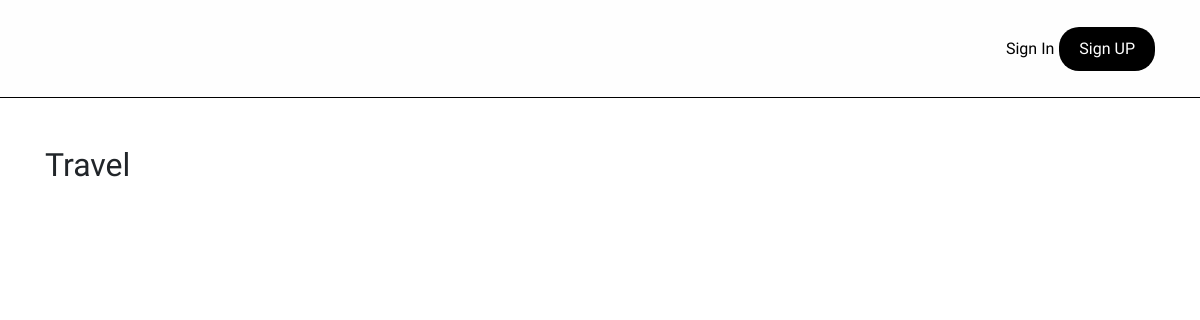
The page /blog/post/category/2 on the database as committed earlier.
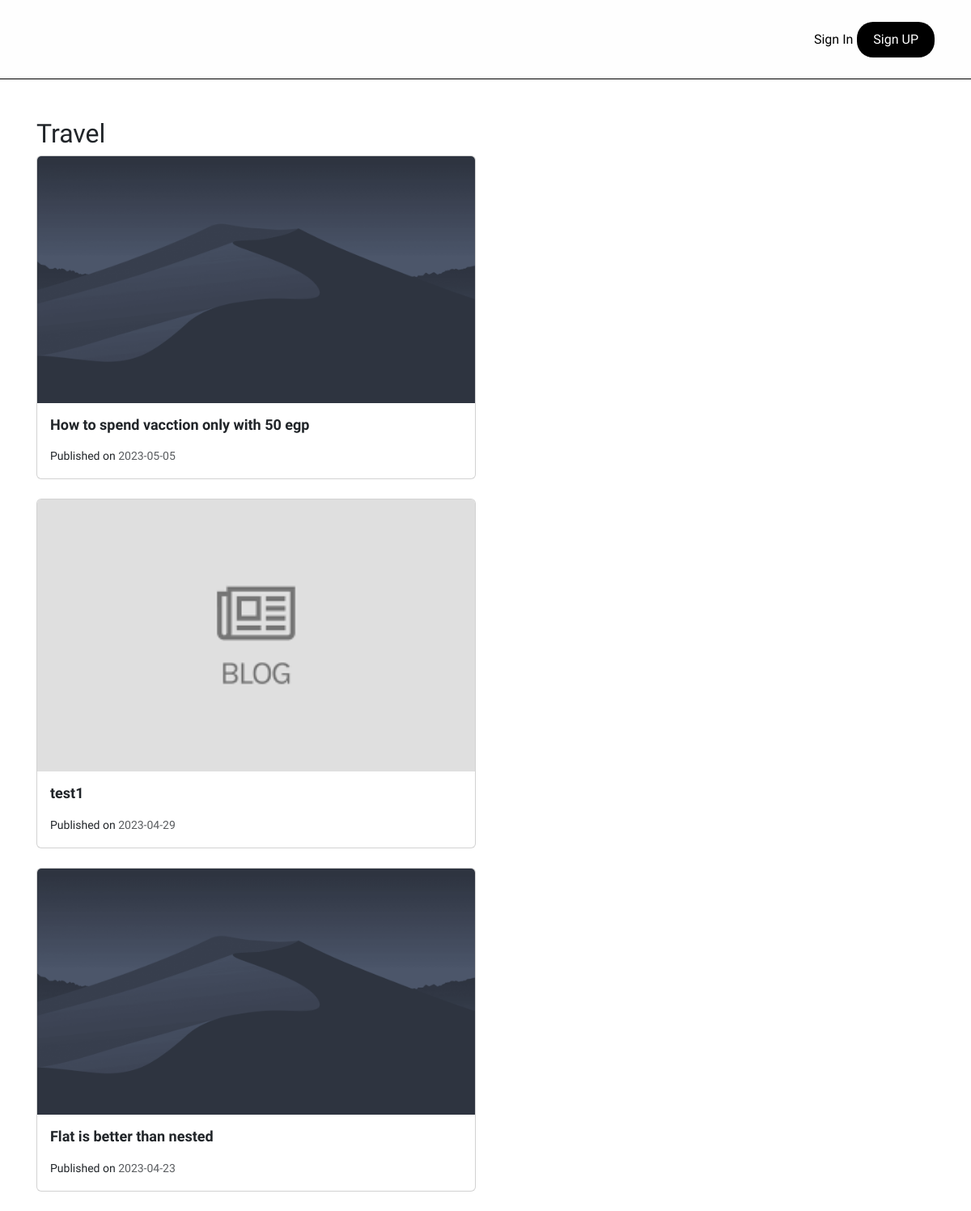
The same page on the database as committed later.
### blog/models.py (models this page shows, shortened)
class Category(models.Model):
    title = models.CharField(max_length=255)
    def __str__(self):
        return self.title

class Post(models.Model):
    title = models.CharField(max_length=120)
    content = models.TextField()
    published_at = models.DateTimeField(default=timezone.now)
    author = models.ForeignKey(User, on_delete=models.CASCADE)
    categories = models.ManyToManyField(Category, related_name='categories')
    image = models.ImageField(null=True, blank=True)
    likes = models.IntegerField(default=0)
    dislikes = models.IntegerField(default=0)
    class Meta:
        ordering = ['-likes','-published_at']

### blog/views.py (the view)
# urls.py: path('post/category/<int:id>', views.post_category, name='post-by-category'),
def post_category(request, id):
    category = Category.objects.get(id=id)
    posts = Post.objects.filter(categories__title__in=[category])
    return render(request, 'blog/post_by_category.html', {'posts': posts, 'category': category})

### blog/templates/blog/post_by_category.html (shortened to what this page needs)
{% extends 'base.html' %}
{% load static %}
{% block content %}
<div class="container">
    <div class="row">
        <div class="col-sm-6">
            <h2>{{category}}</h2>
            {% for post in posts %}
            <div class="card mb-4">
                <a href="{% url 'post-item' post.id%}" style="color: inherit; text-decoration: none">
                    {% if post.image %}
                    <img src="{{post.image.url}}" class="img-fluid card-img-top" alt="Blog image" style="width: 100%;">
                    {%else%}
                    <img src="{% static 'images/default.png'%}" class="img-fluid card-img-top" alt="Blog image">
                    {%endif%}
                    <div class="card-body">
                        <h5 class="card-title">{{ post.title }}</h5>
                        <small>Published on <span class="text-muted">
                                <time datetime="{{ post.published_at| date:'Y-m-d'}}">
                                    {{ post.published_at| date:'Y-m-d' }}
                                </time>
                            </span></small><br>
                    </div>
                </a>
            </div>
            {% endfor %}
        </div>
    </div>
</div>
{% endblock content %}

### templates/base.html (shortened to what this page needs)
{% load static %}
<!DOCTYPE html>
<html lang="en">
<head>
    <link href="https://cdn.jsdelivr.net/npm/bootstrap@5.3.0-alpha3/dist/css/bootstrap.min.css" rel="stylesheet"
>
    <link rel="stylesheet" href="{% static 'css/style.css'%}">
</head>
<body>
    <header>
        <div class="container">
            <nav class="links">
                {% if request.user.is_authenticated%}
                <a href="{% url 'forum' %}">Forum</a>
                <a href="{% url 'post-by-author'  request.user.username%}">My Posts</a>
                <a href="{% url 'post-create' %}">New Post</a>
                <a href="{% url 'logout'%}?next={{request.path}}">Logout</a>
                {% else %}
                <a href="{% url 'login'%}?next={{request.path}}">Sign In</a>
                <a href="{% url 'register'%}?next={{request.path}}" class="register">Sign
                    UP</a>
                {% endif%}
            </nav>
        </div>
    </header>
    {% block content %}
    {% endblock content %}
</body>
</html>

### static/css/style.css (style rules this page uses)
* { box-sizing: border-box; padding: 0; margin: 0; }
body { background-color: #fff; font-family: 'Cairo', sans-serif; min-height: 100vh; }
a { text-decoration: none; }
.container { padding-left: 15px; padding-right: 15px; margin-left: auto; margin-right: auto; }
@media (min-width: 768px) { .container { width: 750px; } }
@media (min-width: 992px) { .container { width: 970px; } }
@media (min-width: 1200px) { .container { width: 1170px; } }
header { width: 100%; border-bottom: 1px solid black; background-color: #fefefe; }
header .container { display: flex; justify-content: space-between; align-items: center; min-height: 97px; }
header .links { flex: 1; display: flex; align-items: center; justify-content: flex-end; }
header a { text-decoration: none; display: inline-block; padding: 5px; color: black; font-size: 16px; transition: 0.3s; -webkit-transition: 0.3s; -moz-transition: 0.3s; -ms-transition: 0.3s; -o-transition: 0.3s; }
header .links a.register { background-color: #000; border: none; color: #fff; padding: 10px 20px; text-align: center; display: inline-block; border-radius:20px ; -webkit-border-radius:20px ; -moz-border-radius:20px ; -ms-border-radius:20px ; -o-border-radius:20px ; }
h5 { color: #000; font-weight: bold; font-size: 18px; }

Rows that differ between the two databases and show on the page:
added Post: image (picture), title "How to spend vacction only with 50 egp", published_at "2023-05-05"
now on this page (row unchanged): Post: title "test1", published_at "2023-04-29"
now on this page (row edited): Post: image (picture), title "Flat is better than nested", published_at "2023-04-23"
